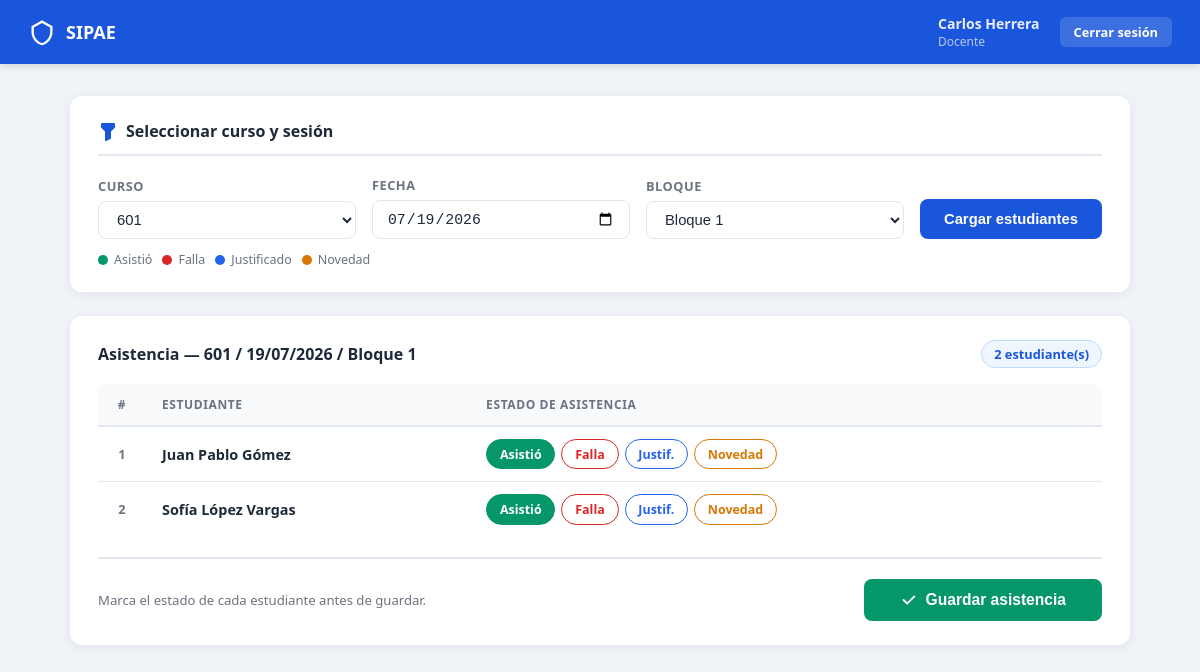
Page /dashboard_docente.php?curso=601 (signed in) on the committed database.
### tables this page shows
CREATE TABLE IF NOT EXISTS estudiantes (

     
    id                       INT UNSIGNED  NOT NULL AUTO_INCREMENT,

     
    nombre                   VARCHAR(120)  NOT NULL,

     
     
    curso                    VARCHAR(30)   NOT NULL COMMENT 'Ej: 601, 1101, Primero A',

     
    nombre_acudiente         VARCHAR(120)  NOT NULL,

     
    parentesco_acudiente     VARCHAR(30)   NOT NULL,

     
    whatsapp_acudiente       VARCHAR(20)   NOT NULL,

     
    correo_acudiente         VARCHAR(150)  NOT NULL,

     
    activo                   TINYINT(1)   NOT NULL DEFAULT 1,

     
    creado_en                TIMESTAMP    NOT NULL DEFAULT CURRENT_TIMESTAMP,

    CONSTRAINT pk_estudiantes PRIMARY KEY (id)

);

### dashboard_docente.php (the view, shortened to what this page needs)
<?php
$pdo = obtenerConexion();
$stmtCursos = $pdo->query(
    'SELECT DISTINCT curso FROM estudiantes WHERE activo = 1 ORDER BY curso ASC'
);
$cursos = $stmtCursos->fetchAll(PDO::FETCH_COLUMN);
$cursoSel  = trim($_GET['curso']  ?? '');
$fechaSel  = $_GET['fecha']  ?? date('Y-m-d');
$bloqueSel = max(1, min(8, (int)($_GET['bloque'] ?? 1)));
$estudiantes        = [];
$asistenciaExistente = [];
if ($cursoSel !== '') {
    $stmtEst = $pdo->prepare(
        'SELECT id, nombre FROM estudiantes
          WHERE curso = :curso AND activo = 1
          ORDER BY nombre ASC'
    );
    $stmtEst->execute([':curso' => $cursoSel]);
    $estudiantes = $stmtEst->fetchAll();
}
$estados = [
    ['valor' => 'asistió',    'etiqueta' => 'Asistió',    'clase' => 'est-asistio'],
    ['valor' => 'falla',      'etiqueta' => 'Falla',       'clase' => 'est-falla'],
    ['valor' => 'justificado','etiqueta' => 'Justif.',     'clase' => 'est-justificado'],
    ['valor' => 'novedad',    'etiqueta' => 'Novedad',     'clase' => 'est-novedad'],
];
?>
<!DOCTYPE html>
<html lang="es">
<head>
</head>
<body>
<nav class="navbar">
    <a href="dashboard_docente.php" class="navbar__marca">
        <svg viewBox="0 0 24 24" xmlns="http://www.w3.org/2000/svg" aria-hidden="true">
            <path d="M12 2L3 7v5c0 5.25 3.75 10.15 9 11.25C17.25 22.15 21 17.25 21 12V7L12 2zm0 2.18l7 3.89V12c0 4.35-3.1 8.4-7 9.43C8.1 20.4 5 16.35 5 12V8.07l7-3.89z"/>
        </svg>
        SIPAE
    </a>
    <div class="navbar__usuario">
        <div>
            <div class="navbar__nombre">
                <?= htmlspecialchars($_SESSION['nombre'], ENT_QUOTES, 'UTF-8') ?>
            </div>
            <div class="navbar__rol">Docente</div>
        </div>
        <a href="?logout=1" class="navbar__logout">Cerrar sesión</a>
    </div>
</nav>
<main class="contenedor">
    <div class="card">
        <h2 class="card__titulo">
            <svg viewBox="0 0 20 20"><path fill-rule="evenodd" d="M3 3a1 1 0 011-1h12a1 1 0 011 1v3a1 1 0 01-.293.707L13 10.414V17a1 1 0 01-.553.894l-4 2A1 1 0 017 19v-8.586L3.293 6.707A1 1 0 013 6V3z" clip-rule="evenodd"/></svg>
            Seleccionar curso y sesión
        </h2>
        <form method="get" action="dashboard_docente.php">
            <div class="filtros">
                <div class="filtro__grupo">
                    <label class="filtro__label" for="curso">Curso</label>
                    <select class="filtro__select" id="curso" name="curso" required>
                        <?php foreach ($cursos as $c): ?>
                            <option value="<?= htmlspecialchars($c, ENT_QUOTES, 'UTF-8') ?>"
                                <?= ($c === $cursoSel) ? 'selected' : '' ?>>
                                <?= htmlspecialchars($c, ENT_QUOTES, 'UTF-8') ?>
                            </option>
                        <?php endforeach; ?>
                    </select>
                </div>
                <div class="filtro__grupo">
                    <label class="filtro__label" for="fecha">Fecha</label>
                    <input
                        class="filtro__input"
                        type="date"
                        id="fecha"
                        name="fecha"
                        value="<?= htmlspecialchars($fechaSel, ENT_QUOTES, 'UTF-8') ?>"
                        max="<?= date('Y-m-d') ?>"
                        required
                    >
                </div>
                <div class="filtro__grupo">
                    <label class="filtro__label" for="bloque">Bloque</label>
                    <select class="filtro__select" id="bloque" name="bloque">
                        <?php for ($b = 1; $b <= 8; $b++): ?>
                            <option value="<?= $b ?>" <?= ($b === $bloqueSel) ? 'selected' : '' ?>>
                                Bloque <?= $b ?>
                            </option>
                        <?php endfor; ?>
                    </select>
                </div>
                <button class="btn-cargar" type="submit">Cargar estudiantes</button>
            </div>
        </form>
        <div class="leyenda">
            <span class="leyenda__item"><span class="leyenda__dot dot-asistio"></span>Asistió</span>
            <span class="leyenda__item"><span class="leyenda__dot dot-falla"></span>Falla</span>
            <span class="leyenda__item"><span class="leyenda__dot dot-justif"></span>Justificado</span>
            <span class="leyenda__item"><span class="leyenda__dot dot-novedad"></span>Novedad</span>
        </div>
    </div>
    <?php if ($cursoSel !== ''): ?>
        <div class="card">
            <div class="seccion-header">
                <h2>
                    Asistencia —
                    <?= htmlspecialchars($cursoSel, ENT_QUOTES, 'UTF-8') ?> /
                    <?= htmlspecialchars(date('d/m/Y', strtotime($fechaSel)), ENT_QUOTES, 'UTF-8') ?> /
                    Bloque <?= $bloqueSel ?>
                </h2>
                <?php if (!empty($estudiantes)): ?>
                    <span class="badge"><?= count($estudiantes) ?> estudiante(s)</span>
                <?php endif; ?>
            </div>
            <?php if (empty($estudiantes)): ?>
                <div class="vacio">
                    <svg viewBox="0 0 24 24"><path d="M12 12c2.7 0 4.8-2.1 4.8-4.8S14.7 2.4 12 2.4 7.2 4.5 7.2 7.2 9.3 12 12 12zm0 2.4c-3.2 0-9.6 1.6-9.6 4.8v2.4h19.2v-2.4c0-3.2-6.4-4.8-9.6-4.8z"/></svg>
                    <p>No se encontraron estudiantes activos en el curso <strong><?= htmlspecialchars($cursoSel, ENT_QUOTES, 'UTF-8') ?></strong>.</p>
                </div>
            <?php else: ?>
                <form id="form-asistencia" method="post" action="procesar_asistencia.php">
                    <div class="tabla-wrapper">
                        <table>
                            <thead>
                                <tr>
                                    <th>#</th>
                                    <th>Estudiante</th>
                                    <th>Estado de asistencia</th>
                                </tr>
                            </thead>
                            <tbody>
                                <?php foreach ($estudiantes as $i => $est):
                                    $id = (int)$est['id'];
                                ?>
                                <tr>
                                    <td class="num"><?= $i + 1 ?></td>
                                    <td class="nombre">
                                        <?= htmlspecialchars($est['nombre'], ENT_QUOTES, 'UTF-8') ?>
                                    </td>
                                    <td>
                                        <div class="radio-grupo" role="group"
                                             aria-label="Estado de <?= htmlspecialchars($est['nombre'], ENT_QUOTES, 'UTF-8') ?>">
                                            <?php foreach ($estados as $est_op):
                                                $inputId = 'est_' . $id . '_' . $est_op['valor'];
                                            ?>
                                                <label
                                                    for="<?= $inputId ?>"
                                                    class="<?= $est_op['clase'] ?>"
                                                >
                                                    <?= $est_op['etiqueta'] ?>
                                                </label>
                                            <?php endforeach; ?>
                                        </div>
                                    </td>
                                </tr>
                                <?php endforeach; ?>
                            </tbody>
                        </table>
                    </div>
                    <div class="form-footer">
                        <p class="form-footer__nota">
                            <?php if (!empty($asistenciaExistente)): ?>
                                ⚠️ Ya existe un registro para esta sesión. Guardar sobreescribirá los datos anteriores.
                            <?php else: ?>
                                Marca el estado de cada estudiante antes de guardar.
                            <?php endif; ?>
                        </p>
                        <button class="btn-guardar" type="submit">
                            <svg viewBox="0 0 20 20"><path fill-rule="evenodd" d="M16.707 5.293a1 1 0 010 1.414l-8 8a1 1 0 01-1.414 0l-4-4a1 1 0 011.414-1.414L8 12.586l7.293-7.293a1 1 0 011.414 0z" clip-rule="evenodd"/></svg>
                            Guardar asistencia
                        </button>
                    </div>
                </form>
            <?php endif; ?>
        </div>
    <?php endif; ?>
</main>
</body>
</html>

### rows in the picture
estudiantes: nombre "Juan Pablo Gómez", etiqueta "Asistió", etiqueta "Falla", etiqueta "Justif.", etiqueta "Novedad"
estudiantes: nombre "Sofía López Vargas", etiqueta "Asistió", etiqueta "Falla", etiqueta "Justif.", etiqueta "Novedad"

### other values in the picture
$_SESSION['nombre'] "Carlos Herrera"
$cursoSel "601"
count($estudiantes) "2"
form field curso "601"
